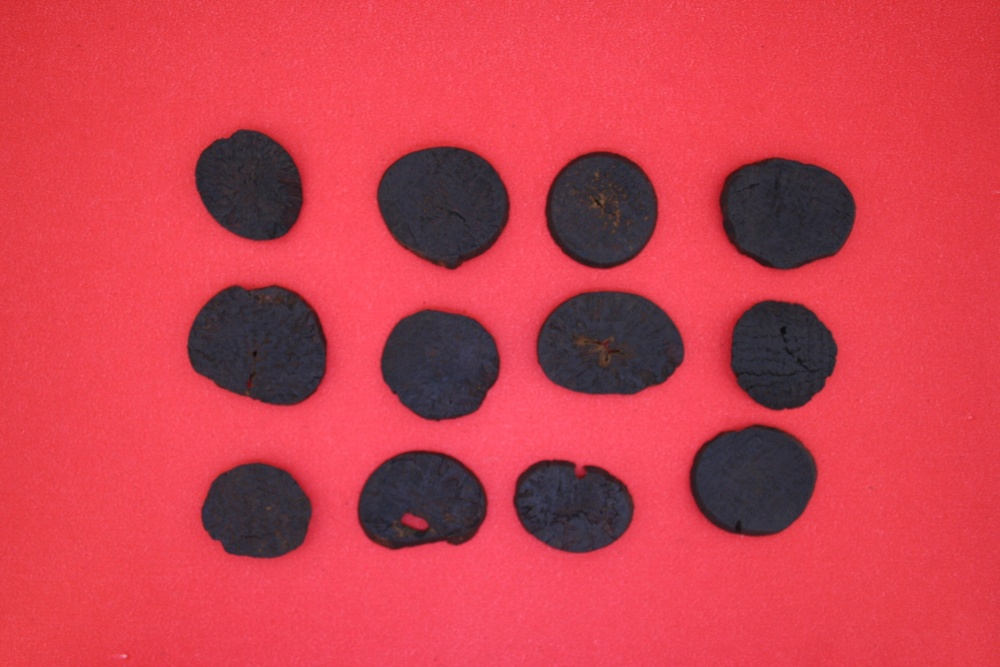
#> input picture Areca catechu/ac/3.jpg, 1000 x 667 px, shrunk from 1728 x 1152 before the run
$ python src.py --image 'Areca catechu/ac/3.jpg'
#> lines starting #> are read from the running program, lines starting #| are printed output that depends on the picture; after the words box and inside, x2 and y2 are one past the last pixel; in counts of white or black regions, pixels touching at a corner belong together
#> further down, image is the input picture: shape (667, 1000, 3); mean B, G, R 77.9, 63.7, 203.4
import cv2
import cv
import numpy as np
class Segment:
    def __init__(self,segments=2):
        #define number of segments
        self.segments=segments

#K-means Clustering
    def kmeans(self,image):
        image=cv2.GaussianBlur(image,(7,7),0)
        vectorized=image.reshape(-1,3)
        vectorized=np.float32(vectorized)
        criteria=(cv2.TERM_CRITERIA_EPS + cv2.TERM_CRITERIA_MAX_ITER, 10, 1.0)
        ret,label,center=cv2.kmeans(vectorized,2,criteria,10,0)
#> ret = 219959433.3; center = [[83.27, 68.05, 237.8], [55.1, 45.33, 58]]
        res = center[label.flatten()]
        segmented_image = res.reshape((image.shape))
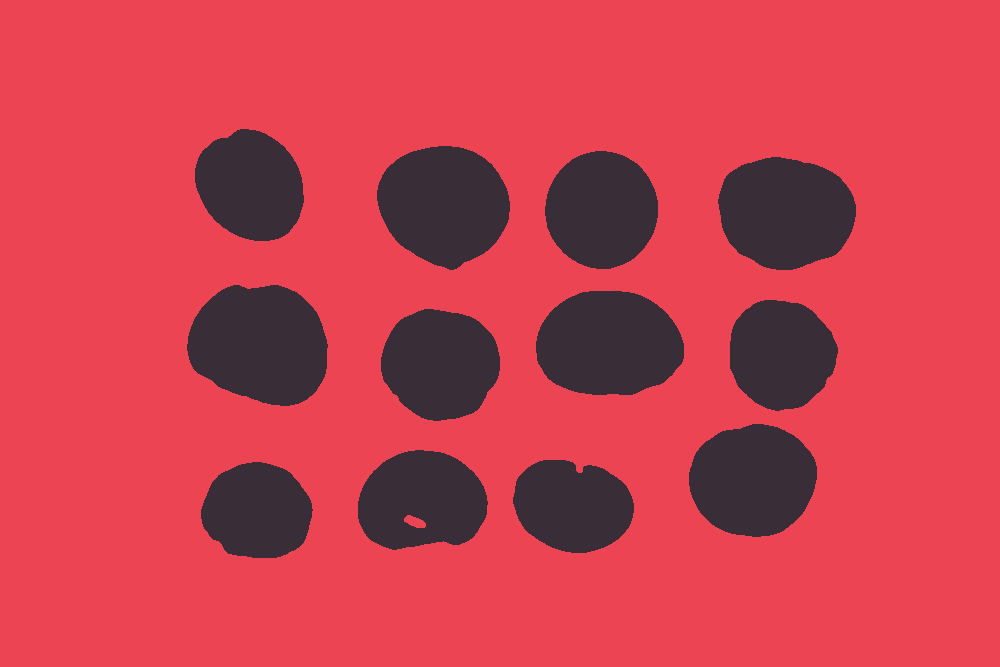
#> segmented_image: shape (667, 1000, 3) float32; mean of channels 0, 1, 2 78.4, 63.7, 203.6; drawn as B, G, R
        return label.reshape((image.shape[0],image.shape[1])),segmented_image.astype(np.uint8)

#Extraction of image component
    def extractComponent(self,image,label_image,label):
        component=np.zeros(image.shape,np.uint8)
        component[label_image==label]=image[label_image==label]
        return component

if __name__=="__main__":
    import argparse
    import sys
    ap = argparse.ArgumentParser()
    ap.add_argument("-i", "--image", required = True, help = "Path to the image")
    ap.add_argument("-n", "--segments", required = False, type = int,
                help = "# of clusters")
    args = vars(ap.parse_args())
    image=cv2.imread(args["image"])
    if len(sys.argv)==3:
        seg = Segment()
        label,result= seg.kmeans(image)
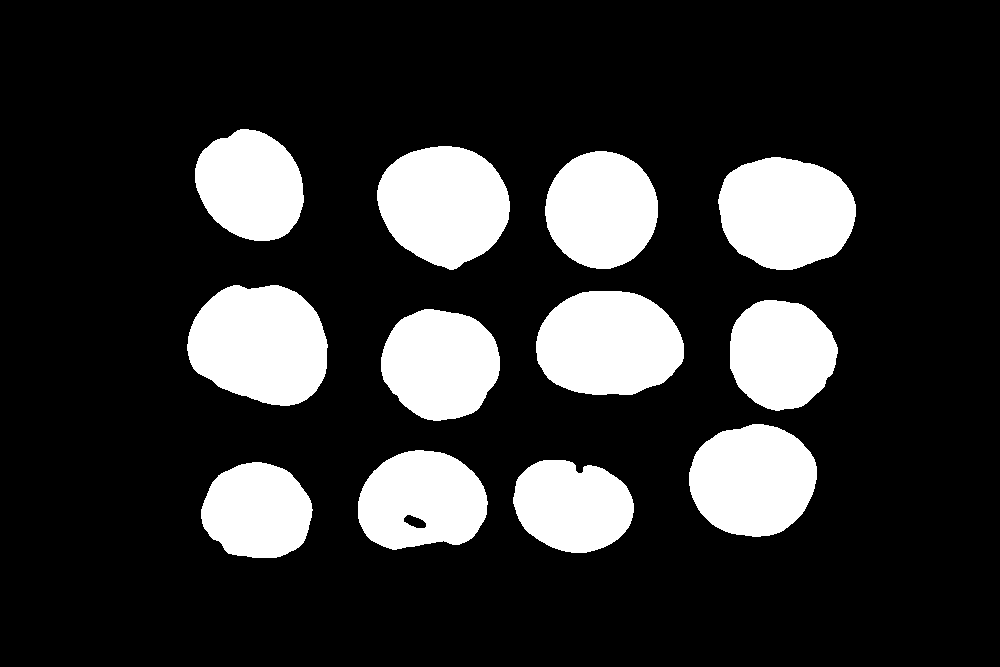
#> label: shape (667, 1000) int32; values 0 (black) and 1 (white), 19.2% white; 12 white regions, largest, box (x1, y1, x2, y2) and area: (187, 285, 328, 406) 13302, (536, 291, 684, 395) 12394, (377, 146, 510, 270) 12313
    else:
        seg=Segment(args["segments"])
        label,result=seg.kmeans(image)

#Extracting image features from the preprocessed image
result=seg.extractComponent(image,label,1)
r = result
result = cv2.medianBlur(result,15)
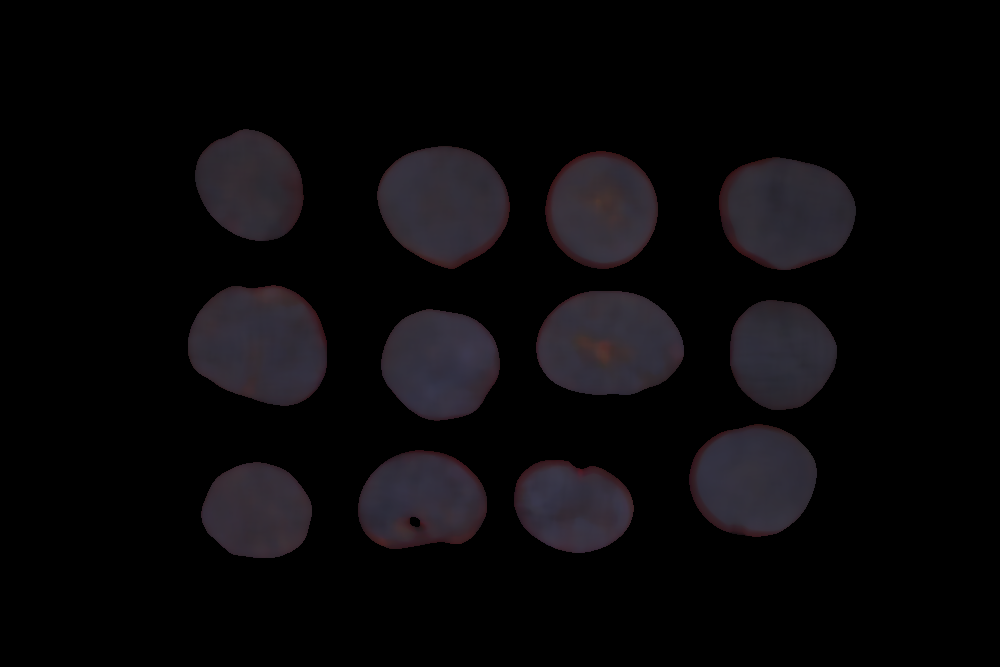
#> result: shape (667, 1000, 3); mean B, G, R 10.3, 8.5, 9.9
area , avg , cutoff, idx = 0 , 0 , 0 , 0
imgray = cv2.cvtColor(result,cv2.COLOR_BGR2GRAY)
ret,thresh = cv2.threshold(imgray,0,255,0)
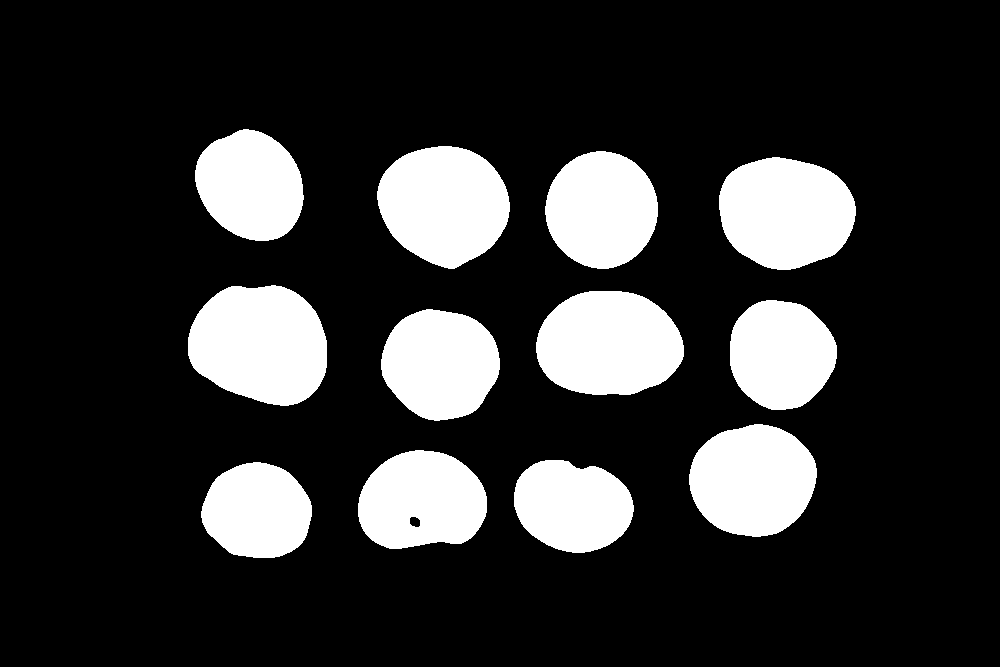
#> thresh: shape (667, 1000); 19% white; 12 white regions
contours, hierarchy = cv2.findContours(thresh,cv2.RETR_TREE,cv2.CHAIN_APPROX_SIMPLE)
#> contours = 13 contours; largest, box (x1, y1, x2, y2) and area: (188, 285, 327, 406) 13034, (536, 291, 684, 395) 12144, (377, 146, 510, 269) 12073, (719, 157, 856, 270) 11900, (689, 424, 817, 537) 11032
print(len(contours))
#| 13
for cnt in contours:
    area = cv2.contourArea(cnt) + area
#> this loop made 13 passes
#> area on passes 1 to 12: 8141.5, 16591, 26538.5, 26636.5, 37669, 47735.5, 56782, 68926, 81960.5, 93860, 104023.5, 116096.5
#> after the loop, area = 125174

#Saving the herbs image individually
avg = area/len(contours)
#> avg = 9628.8
for cnt in contours :
    idx = idx + 1
    x,y,w,h = cv2.boundingRect(cnt)
    roi = r[y:y+h, x:x+w]
    cv2.imwrite(str(idx) + 'lig6.jpg' , roi)
#> this loop made 13 passes
#> (x, y, w, h) on passes 1 to 12: (201, 462, 111, 96), (514, 460, 120, 93), (358, 450, 129, 99), (409, 516, 12, 12), (689, 424, 128, 113), (381, 309, 119, 112), (730, 300, 107, 110), (536, 291, 148, 104), (188, 285, 139, 121), (719, 157, 137, 113), (545, 151, 113, 118), (377, 146, 133, 123)
#> pass 1, `roi = r[y:y+h, x:x+w]`:
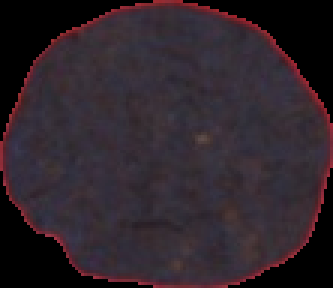
#> roi: shape (96, 111, 3) (shown 3 times larger); mean B, G, R 43.3, 36.1, 46.9
#> pass 2, `roi = r[y:y+h, x:x+w]`:
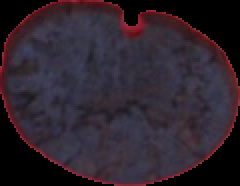
#> roi: shape (93, 120, 3) (shown 2 times larger); mean B, G, R 45.9, 36, 46.5
#> pass 3, `roi = r[y:y+h, x:x+w]`:
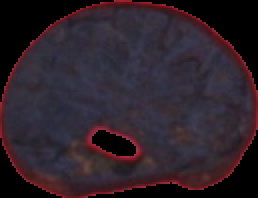
#> roi: shape (99, 129, 3) (shown 2 times larger); mean B, G, R 42.8, 34, 45.9
#> after the loop, idx = 13

$ run again, on Areca catechu/ac/5.jpg
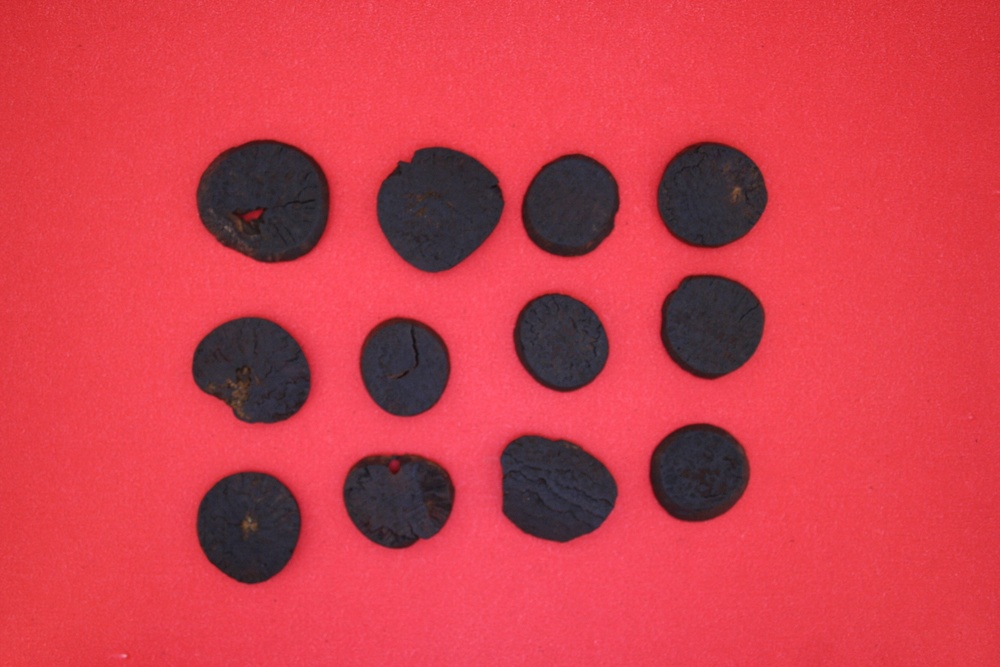
#> input picture Areca catechu/ac/5.jpg, 1000 x 667 px, shrunk from 1728 x 1152 before the run
#> image is the input picture: shape (667, 1000, 3); mean B, G, R 75.2, 62.2, 206.5
#> ret = 213225622.7; center = [[51.9, 43.71, 58.4], [79.78, 65.89, 235.8]]
#> `label,result= seg.kmeans(image)`:
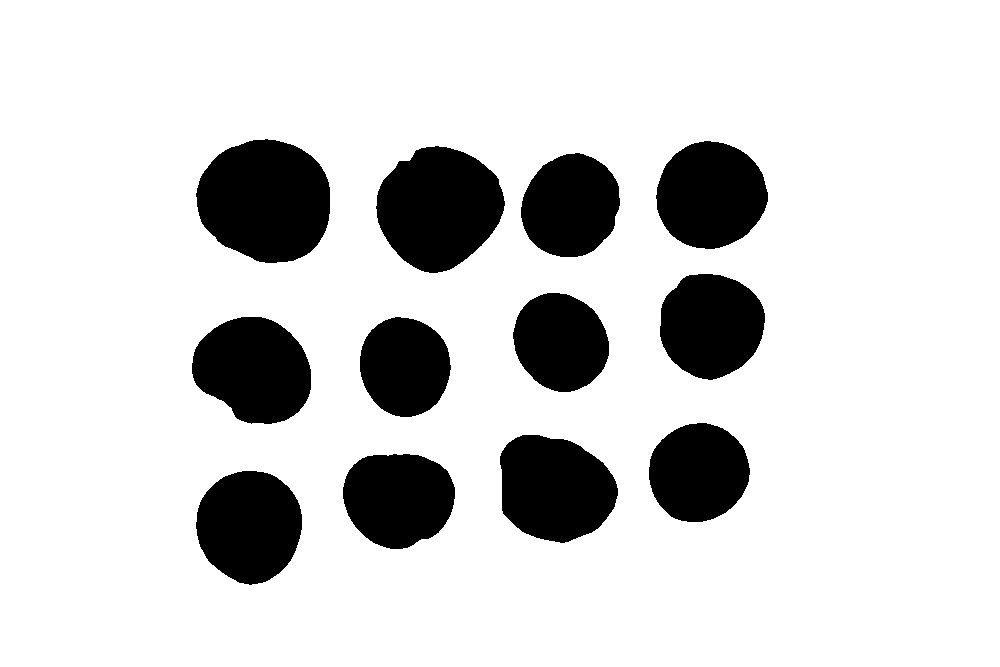
#> label: shape (667, 1000) int32; values 0 (black) and 1 (white), 83.5% white; 12 black regions, largest, box (x1, y1, x2, y2) and area: (196, 139, 330, 263) 12983, (376, 146, 505, 273) 11935, (500, 435, 618, 543) 9826
#> thresh: shape (667, 1000); 83.6% white; 12 black regions
#> contours = 13 contours; largest, box (x1, y1, x2, y2) and area: (0, 0, 1000, 667) 665334, (196, 139, 331, 264) 13094, (376, 146, 505, 274) 12029, (499, 434, 619, 543) 9912, (191, 316, 312, 425) 9712
#| 13
#> the loop `for cnt in contours:` made 13 passes
#> area on passes 2 to 9: 674743, 683229, 693140.5, 700983.5, 708115.5, 717827.5, 725174, 733879
#> after the loop `for cnt in contours:`: area = 776366.5
#> avg = 59720.5
#> the loop `for cnt in contours :` made 13 passes
#> (x, y, w, h) on passes 2 to 9: (196, 470, 107, 115), (342, 453, 114, 97), (499, 434, 120, 109), (648, 422, 102, 101), (359, 317, 92, 101), (191, 316, 121, 109), (513, 292, 97, 101), (659, 273, 107, 107)
#> pass 3, `roi = r[y:y+h, x:x+w]`:
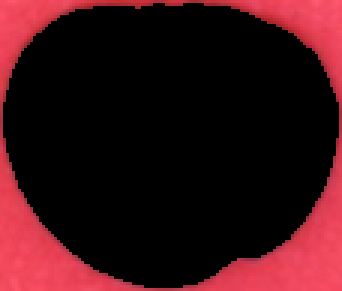
#> roi: shape (97, 114, 3) (shown 3 times larger); mean B, G, R 20, 15.5, 53.5
#> after the loop `for cnt in contours :`: idx = 13

$ run again, on Areca catechu/ac/6.jpg
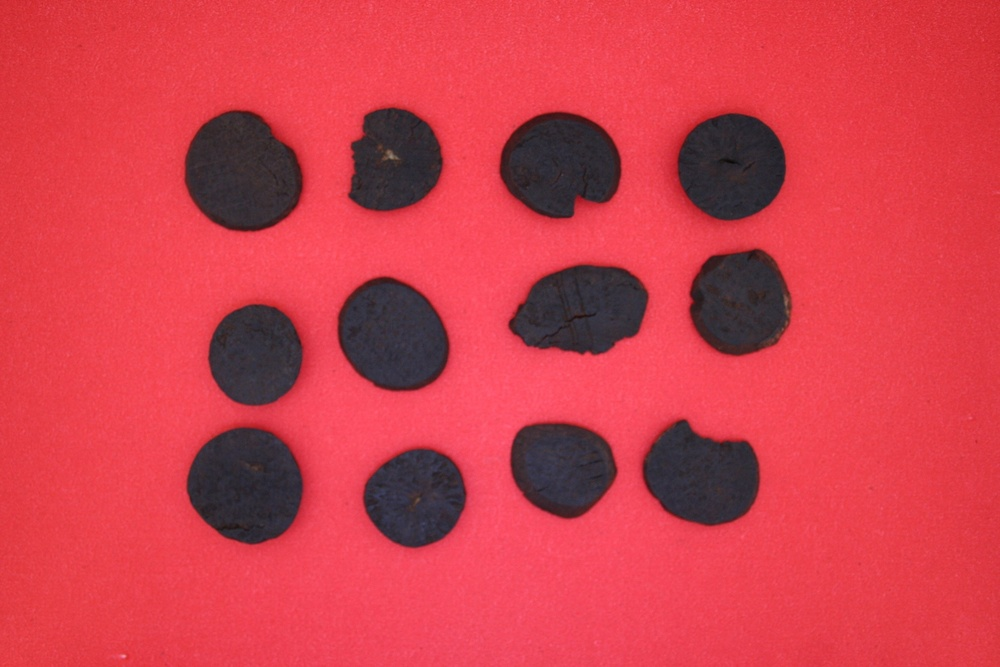
#> input picture Areca catechu/ac/6.jpg, 1000 x 667 px, shrunk from 1728 x 1152 before the run
#> image is the input picture: shape (667, 1000, 3); mean B, G, R 75.3, 62.5, 207.5
#> ret = 230329982.3; center = [[79.69, 65.93, 236.3], [52.55, 44.56, 59.62]]
#> `label,result= seg.kmeans(image)`:
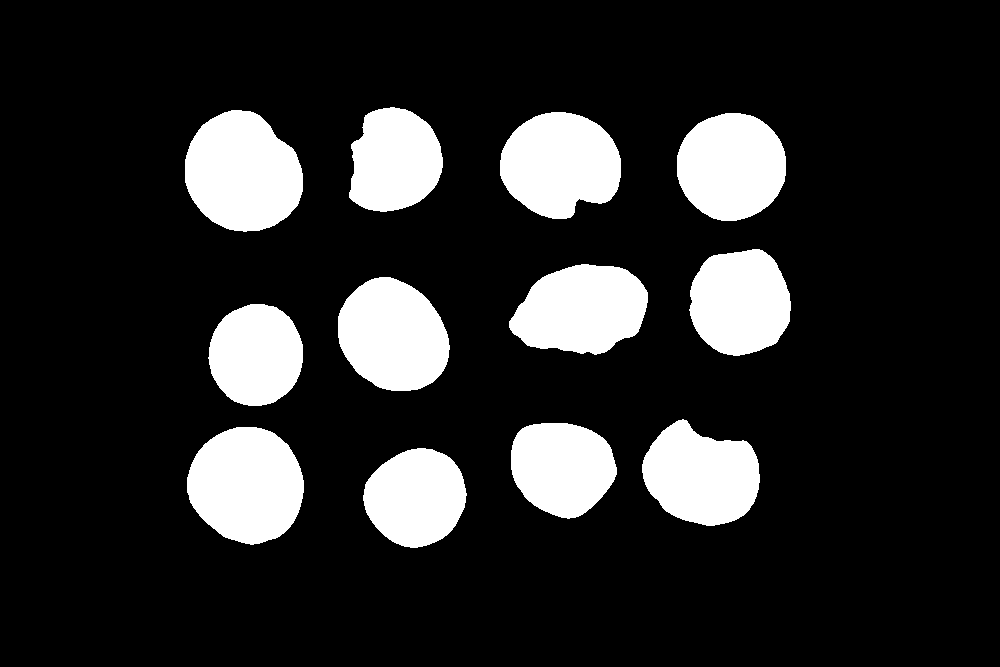
#> label: shape (667, 1000) int32; values 0 (black) and 1 (white), 16.2% white; 12 white regions, largest, box (x1, y1, x2, y2) and area: (185, 110, 303, 232) 10963, (187, 427, 304, 545) 10618, (500, 112, 621, 219) 9827
#> thresh: shape (667, 1000); 16.1% white; 12 white regions
#> contours = 12 contours; largest, box (x1, y1, x2, y2) and area: (185, 110, 303, 231) 10726, (187, 427, 304, 544) 10388, (500, 112, 621, 219) 9594, (338, 277, 449, 391) 9488, (510, 264, 648, 354) 9168
#| 12
#> the loop `for cnt in contours:` made 12 passes
#> area on passes 1 to 8: 7592, 17979.5, 25625.5, 34398, 41792.5, 51281, 60448.5, 68794.5
#> after the loop `for cnt in contours:`: area = 105624
#> avg = 8802
#> the loop `for cnt in contours :` made 12 passes
#> (x, y, w, h) on passes 1 to 8: (364, 448, 102, 100), (187, 427, 117, 117), (511, 423, 105, 95), (642, 421, 118, 105), (209, 304, 94, 102), (338, 277, 111, 114), (510, 264, 138, 90), (690, 249, 101, 106)
#> pass 3, `roi = r[y:y+h, x:x+w]`:
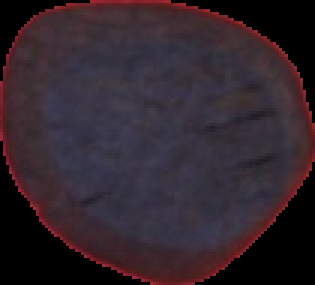
#> roi: shape (95, 105, 3) (shown 3 times larger); mean B, G, R 45, 37.1, 49.6
#> after the loop `for cnt in contours :`: idx = 12

$ run again, on Areca catechu/ac/7.jpg
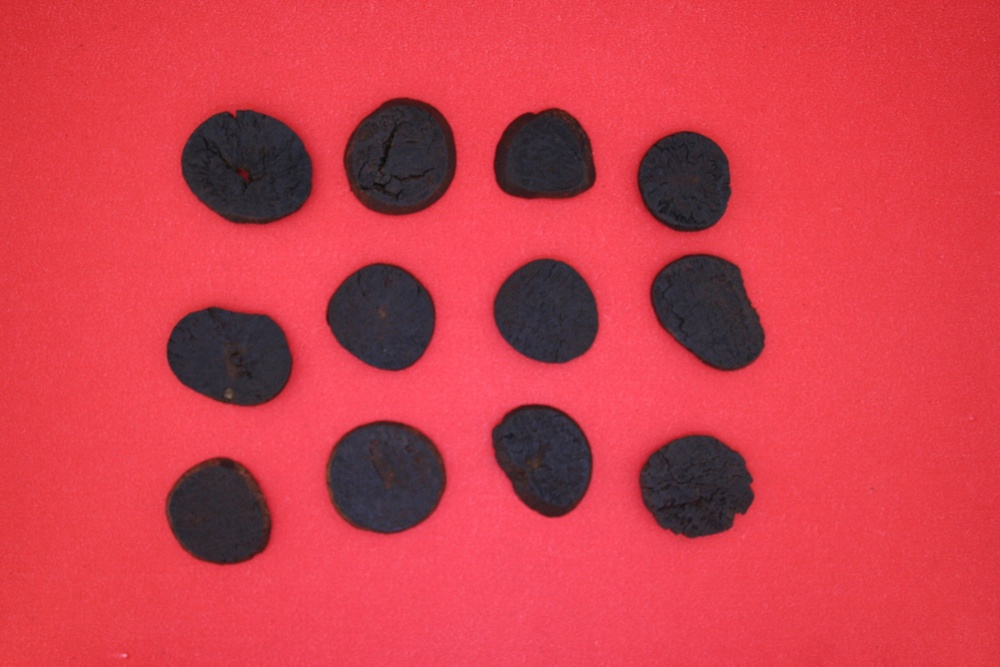
#> input picture Areca catechu/ac/7.jpg, 1000 x 667 px, shrunk from 1728 x 1152 before the run
#> image is the input picture: shape (667, 1000, 3); mean B, G, R 74.9, 62.2, 206.2
#> ret = 232075496.3; center = [[79.86, 66.17, 236.1], [50.45, 42.62, 57.19]]
#> label: shape (667, 1000) int32; values 0 (black) and 1 (white), 16.7% white; 12 white regions, largest, box (x1, y1, x2, y2) and area: (181, 109, 314, 225) 11920, (327, 421, 446, 534) 10660, (343, 98, 457, 216) 10407
#> thresh: shape (667, 1000); 16.6% white; 12 white regions
#> contours = 12 contours; largest, box (x1, y1, x2, y2) and area: (181, 110, 314, 225) 11678, (327, 421, 446, 534) 10426, (344, 98, 457, 215) 10170, (167, 307, 293, 406) 9625, (650, 253, 765, 371) 9422
#| 12
#> the loop `for cnt in contours:` made 12 passes
#> area on passes 1 to 8: 8476.5, 17363.5, 27789, 36039.5, 45664.5, 54357.5, 62732, 72154.5
#> after the loop `for cnt in contours:`: area = 108757.5
#> avg = 9063.1
#> the loop `for cnt in contours :` made 12 passes
#> (x, y, w, h) on passes 1 to 8: (166, 458, 106, 107), (639, 434, 114, 104), (327, 421, 119, 113), (492, 404, 101, 113), (167, 307, 126, 99), (326, 263, 110, 108), (493, 258, 106, 106), (650, 253, 115, 118)
#> pass 3, `roi = r[y:y+h, x:x+w]`:
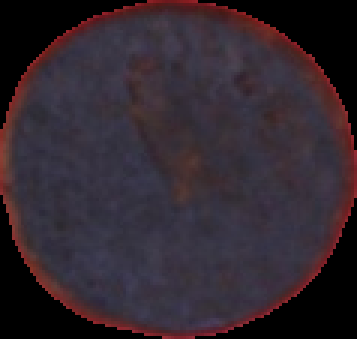
#> roi: shape (113, 119, 3) (shown 3 times larger); mean B, G, R 47.4, 39, 49.9
#> after the loop `for cnt in contours :`: idx = 12
